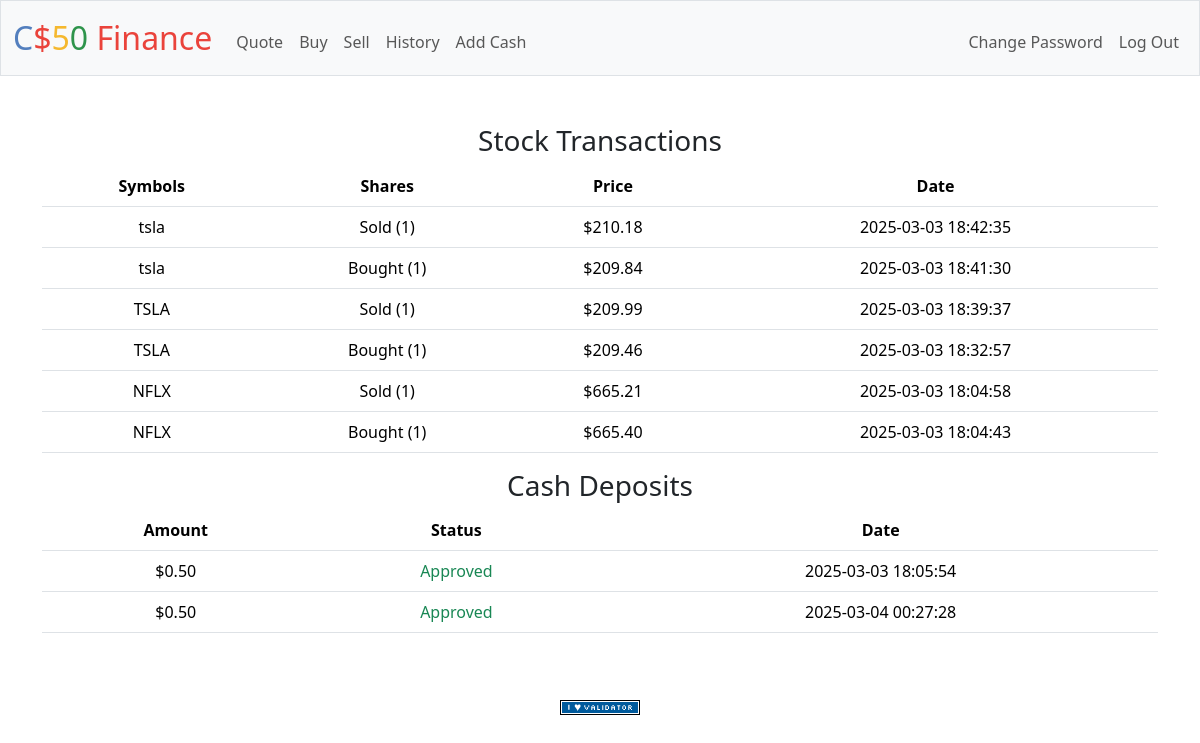
Screenshot of /history (signed in) with the database file from the repository.
### tables this page shows
CREATE TABLE "transactions" (
    id INTEGER PRIMARY KEY AUTOINCREMENT NOT NULL,
    user_id INTEGER NOT NULL,
    symbol TEXT NOT NULL,
    shares INTEGER NOT NULL,
    price NUMERIC NOT NULL,
    transacted TIMESTAMP DEFAULT CURRENT_TIMESTAMP NOT NULL,
    type TEXT NOT NULL DEFAULT 'BUY', timestamp DATETIME,
    FOREIGN KEY(user_id) REFERENCES users(id)
);

CREATE TABLE cash_transactions (
    id INTEGER PRIMARY KEY AUTOINCREMENT,
    user_id INTEGER NOT NULL,
    amount REAL NOT NULL,
    status TEXT CHECK(status IN ('Pending', 'Approved', 'Denied')) DEFAULT 'Pending',
    timestamp DATETIME DEFAULT CURRENT_TIMESTAMP,
    FOREIGN KEY(user_id) REFERENCES users(id)
);

### app.py (the view)
@app.route("/history")
@login_required
def history():
    user_id = session.get("user_id")
    if not user_id:
        flash("User not logged in.", "danger")
        return redirect(url_for("login"))
    try:
        transactions = db.execute("SELECT symbol, shares, price, transacted FROM transactions WHERE user_id = ? ORDER BY transacted DESC", user_id)
        cash_transactions = db.execute("SELECT amount, status, timestamp FROM cash_transactions WHERE user_id = ?", user_id)
    except Exception as e:
        flash(f"Error fetching history: {str(e)}", "danger")
        return redirect(url_for("index"))
    return render_template("history.html", transactions=transactions, cash_transactions=cash_transactions)

### app.py (called while the page is built)
@app.after_request
def after_request(response):
    response.headers["Cache-Control"] = "no-cache, no-store, must-revalidate"
    response.headers["Expires"] = 0
    response.headers["Pragma"] = "no-cache"
    return response

### helpers.py (called while the page is built)
def login_required(f):
    @wraps(f)
    def decorated_function(*args, **kwargs):
        if session.get("user_id") is None:
            return redirect("/login")
        return f(*args, **kwargs)
    return decorated_function

### templates/history.html (shortened to what this page needs)
{% extends "layout.html" %}
{% block main %}
<h3>Stock Transactions</h3>
<table class="table">
    <thead>
        <tr>
            <th scope="col">Symbols</th>
            <th scope="col">Shares</th>
            <th scope="col">Price</th>
            <th scope="col">Date</th>
        </tr>
    </thead>
    <tbody>
        {% for stock in transactions %}
        <tr>
            <td>{{ stock.symbol }}</td>
            <td>
                {% if stock.shares < 0 %} Sold ({{ -stock.shares }}) {% else %} Bought ({{ stock.shares }}) {% endif %}
                    </td>
            <td>${{ "%.2f"|format(stock.price) }}</td>
            <td> {{ stock.transacted  }} {{ stock.timestamp }}</td>
        </tr>
        {% endfor %}
    </tbody>
</table>
<h3>Cash Deposits</h3>
<table class="table">
    <thead>
        <tr>
            <th scope="col">Amount</th>
            <th scope="col">Status</th>
            <th scope="col">Date</th>
        </tr>
    </thead>
    <tbody>
        {% for cash in cash_transactions %}
        <tr>
            <td>${{ "%.2f"|format(cash.amount) }}</td>
            <td>
                {% if cash.status == "Approved" %}
                <span class="text-success">Approved</span>
                {% elif cash.status == "Pending" %}
                <span class="text-warning">Pending</span>
                {% else %}
                <span class="text-danger">Denied</span>
                {% endif %}
            </td>
            <td>{{ cash.timestamp }}</td>
        </tr>
        {% endfor %}
    </tbody>
</table>
{% endblock %}

### rows the page displays
transactions: symbol "tsla", shares "1", price "210.18", transacted "2025-03-03 18:42:35"
transactions: symbol "tsla", shares "1", price "209.84", transacted "2025-03-03 18:41:30"
transactions: symbol "TSLA", shares "1", price "209.99", transacted "2025-03-03 18:39:37"
transactions: symbol "TSLA", shares "1", price "209.46", transacted "2025-03-03 18:32:57"
transactions: symbol "NFLX", shares "1", price "665.21", transacted "2025-03-03 18:04:58"
transactions: symbol "NFLX", shares "1", price "665.40", transacted "2025-03-03 18:04:43"
cash_transactions: amount "0.50", status "Approved", timestamp "2025-03-03 18:05:54"
cash_transactions: amount "0.50", status "Approved", timestamp "2025-03-04 00:27:28"
